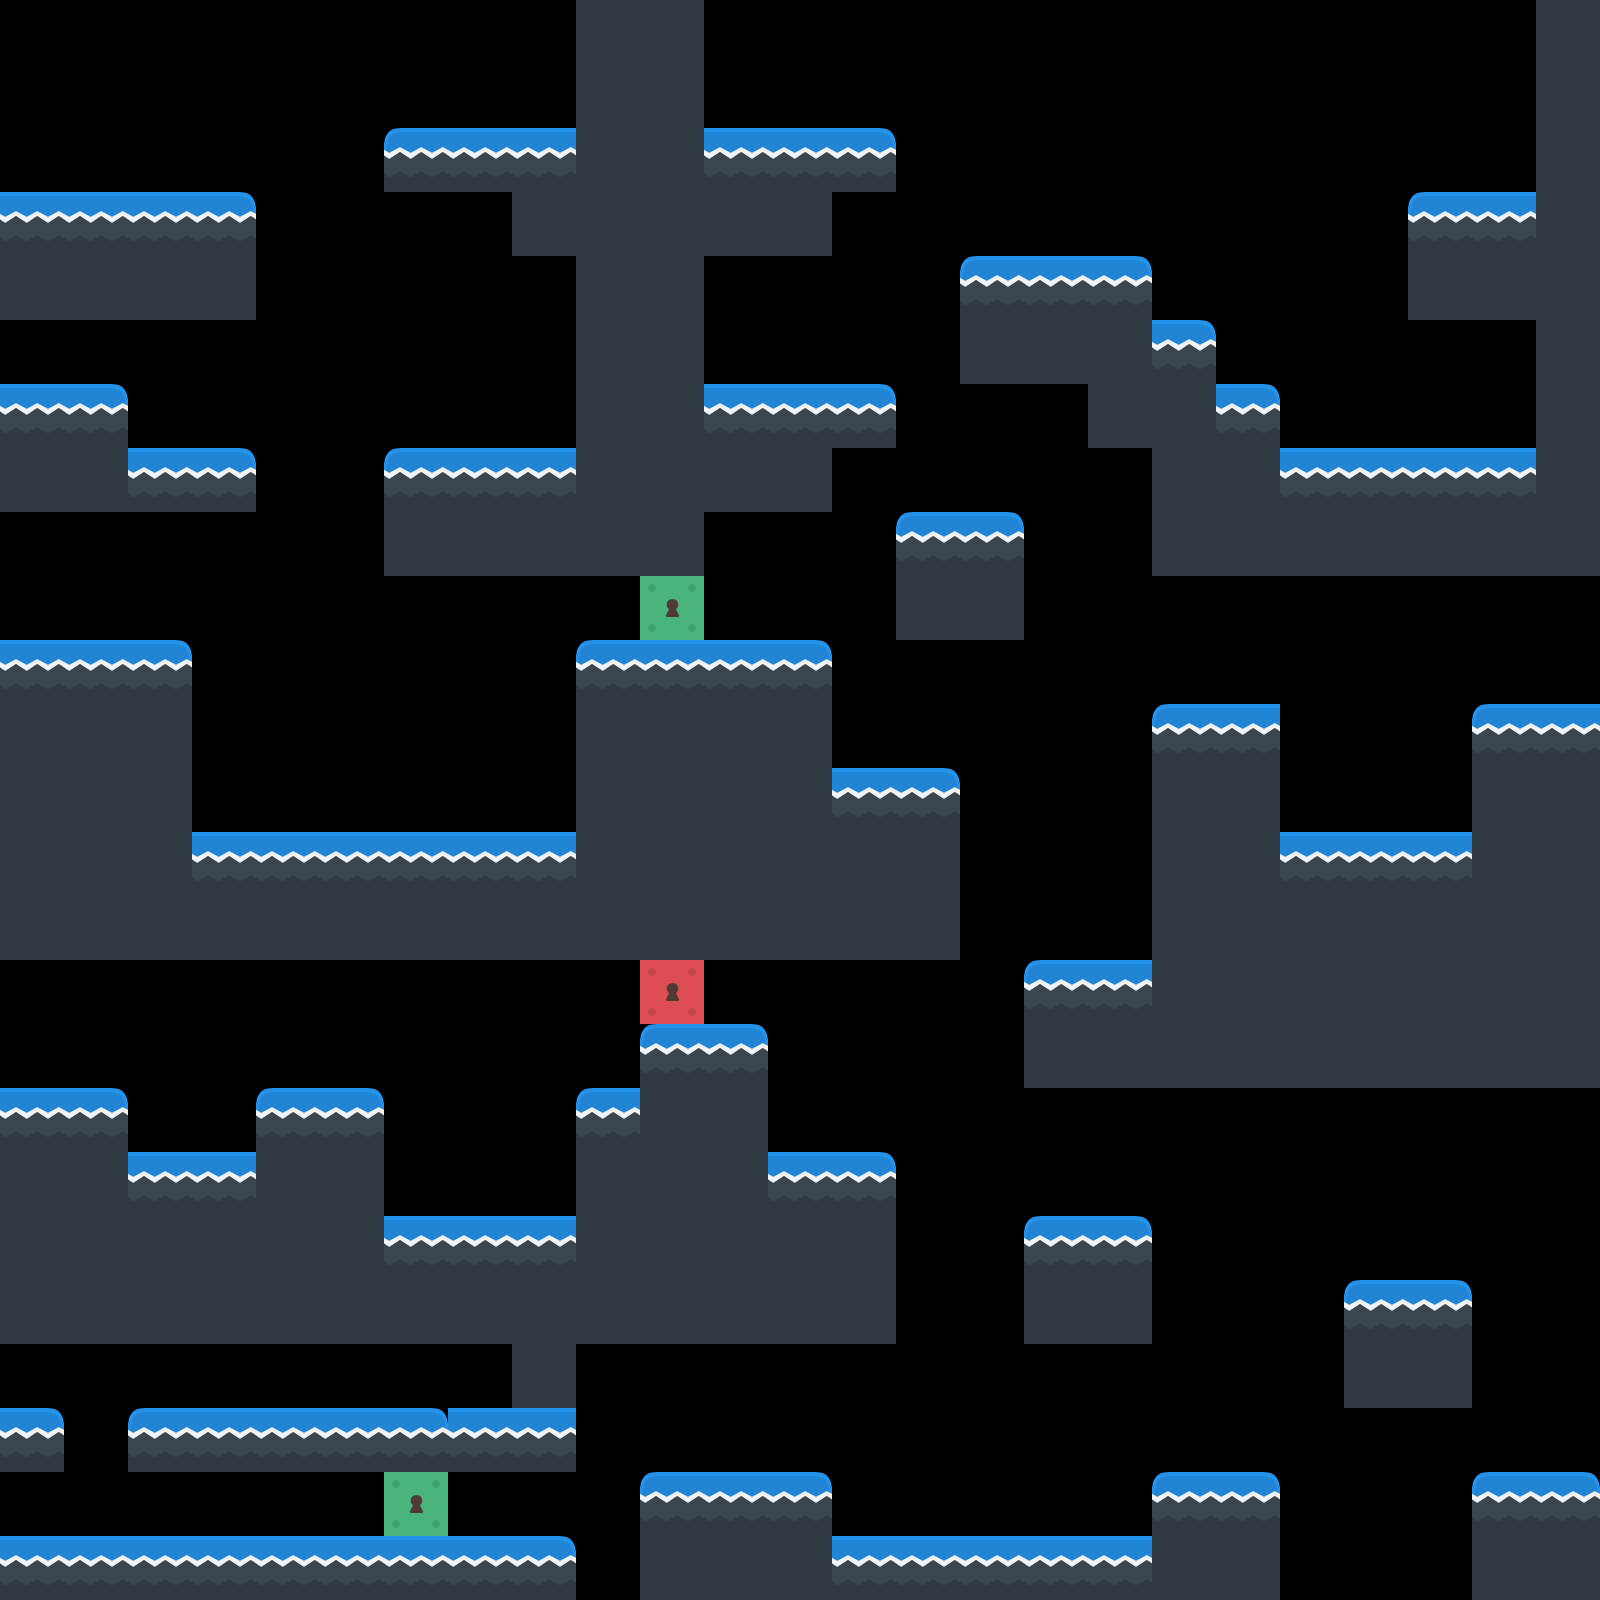

Below is a game level as drawn by its tile map, then a one-line description and the .tmx that defines it (tile-layer data replaced by summaries):
An orthogonal 25x25 tile map with 64x64 px tiles, 1 tile layer (Tiles), 3 tilesets and 80 objects.

<map version="1.0" orientation="orthogonal" width="25" height="25" tilewidth="64" tileheight="64">
 <tileset firstgid="1" name="Tiles" tilewidth="64" tileheight="64">
  <image source="tilesheet.png" width="640" height="64" />
 </tileset>
 <tileset firstgid="11" name="Characters" tilewidth="64" tileheight="64">
  <image source="charsheet.png" width="640" height="64" />
 </tileset>
 <tileset firstgid="21" name="Collectables" tilewidth="64" tileheight="64">
  <image source="collectsheet.png" width="640" height="64" />
 </tileset>
 <layer name="Tiles" width="25" height="25">
  <data>[625 cells, 280 non-empty, 6 distinct tile ids]</data>
 </layer>
 <objectgroup name="Characters" width="0" height="0">
  <object gid="11" x="14" y="126" width="64" height="64" />
  <object gid="12" x="470" y="1106" width="64" height="64" />
  <object gid="12" x="484" y="734" width="64" height="64" />
  <object gid="12" x="232" y="732" width="64" height="64" />
  <object gid="12" x="1314" y="806" width="64" height="64" />
  <object gid="12" x="1306" y="362" width="64" height="64" />
  <object gid="12" x="966" y="1476" width="64" height="64" />
  <object gid="12" x="256" y="1536" />
  <object gid="12" x="128" y="1536" />
  <object gid="12" x="64" y="1536" />
  <object gid="12" x="192" y="1536" />
  <object gid="12" x="320" y="1536" />
  <object gid="12" x="0" y="1536" />
 </objectgroup>
 <objectgroup name="Collectables" width="0" height="0">
  <object gid="21" x="960" y="256" width="64" height="64" />
  <object gid="21" x="1024" y="256" width="64" height="64" />
  <object gid="21" x="1088" y="256" width="64" height="64" />
  <object gid="21" x="1152" y="320" width="64" height="64" />
  <object gid="21" x="1216" y="384" width="64" height="64" />
  <object gid="21" x="1408" y="192" width="64" height="64" />
  <object gid="21" x="1472" y="192" width="64" height="64" />
  <object gid="21" x="960" y="512" width="64" height="64" />
  <object gid="21" x="896" y="512" width="64" height="64" />
  <object gid="21" x="768" y="384" width="64" height="64" />
  <object gid="21" x="704" y="384" width="64" height="64" />
  <object gid="21" x="768" y="128" width="64" height="64" />
  <object gid="21" x="832" y="128" width="64" height="64" />
  <object gid="21" x="512" y="448" width="64" height="64" />
  <object gid="21" x="448" y="448" width="64" height="64" />
  <object gid="21" x="384" y="448" width="64" height="64" />
  <object gid="21" x="64" y="384" width="64" height="64" />
  <object gid="21" x="0" y="640" width="64" height="64" />
  <object gid="21" x="64" y="640" width="64" height="64" />
  <object gid="21" x="128" y="640" width="64" height="64" />
  <object gid="21" x="256" y="832" width="64" height="64" />
  <object gid="21" x="320" y="832" width="64" height="64" />
  <object gid="21" x="384" y="832" width="64" height="64" />
  <object gid="21" x="448" y="832" width="64" height="64" />
  <object gid="21" x="832" y="768" width="64" height="64" />
  <object gid="21" x="896" y="768" width="64" height="64" />
  <object gid="21" x="1088" y="960" width="64" height="64" />
  <object gid="21" x="1024" y="960" width="64" height="64" />
  <object gid="21" x="1408" y="832" width="64" height="64" />
  <object gid="21" x="1344" y="832" width="64" height="64" />
  <object gid="21" x="1472" y="704" width="64" height="64" />
  <object gid="21" x="1536" y="704" width="64" height="64" />
  <object gid="21" x="1216" y="704" width="64" height="64" />
  <object gid="21" x="1152" y="704" width="64" height="64" />
  <object gid="21" x="1280" y="448" width="64" height="64" />
  <object gid="21" x="1408" y="448" width="64" height="64" />
  <object gid="21" x="1472" y="448" width="64" height="64" />
  <object gid="21" x="448" y="128" width="64" height="64" />
  <object gid="21" x="512" y="128" width="64" height="64" />
  <object gid="21" x="512" y="832" width="64" height="64" />
  <object gid="21" x="128" y="1152" width="64" height="64" />
  <object gid="21" x="192" y="1152" width="64" height="64" />
  <object gid="21" x="384" y="1216" width="64" height="64" />
  <object gid="21" x="448" y="1216" width="64" height="64" />
  <object gid="21" x="512" y="1216" width="64" height="64" />
  <object gid="21" x="1344" y="1280" width="64" height="64" />
  <object gid="21" x="1408" y="1280" width="64" height="64" />
  <object gid="21" x="1024" y="1216" width="64" height="64" />
  <object gid="21" x="1088" y="1216" width="64" height="64" />
  <object gid="21" x="832" y="1536" width="64" height="64" />
  <object gid="21" x="896" y="1536" width="64" height="64" />
  <object gid="21" x="1024" y="1536" width="64" height="64" />
  <object gid="21" x="1088" y="1536" width="64" height="64" />
  <object gid="21" x="1472" y="1472" width="64" height="64" />
  <object gid="21" x="1536" y="1472" width="64" height="64" />
  <object gid="21" x="1280" y="832" width="64" height="64" />
  <object gid="21" x="1344" y="448" width="64" height="64" />
  <object gid="21" x="192" y="832" width="64" height="64" />
  <object gid="21" x="960" y="1536" width="64" height="64" />
  <object gid="22" x="0" y="384" width="64" height="64" />
  <object gid="23" x="704" y="128" width="64" height="64" />
  <object gid="21" x="64" y="1088" width="64" height="64" />
  <object gid="21" x="256" y="1088" width="64" height="64" />
  <object gid="21" x="320" y="1088" width="64" height="64" />
  <object gid="22" x="448" y="1536" />
  <object gid="21" x="448" y="1408" />
  <object gid="21" x="0" y="1408" />
 </objectgroup>
</map>
